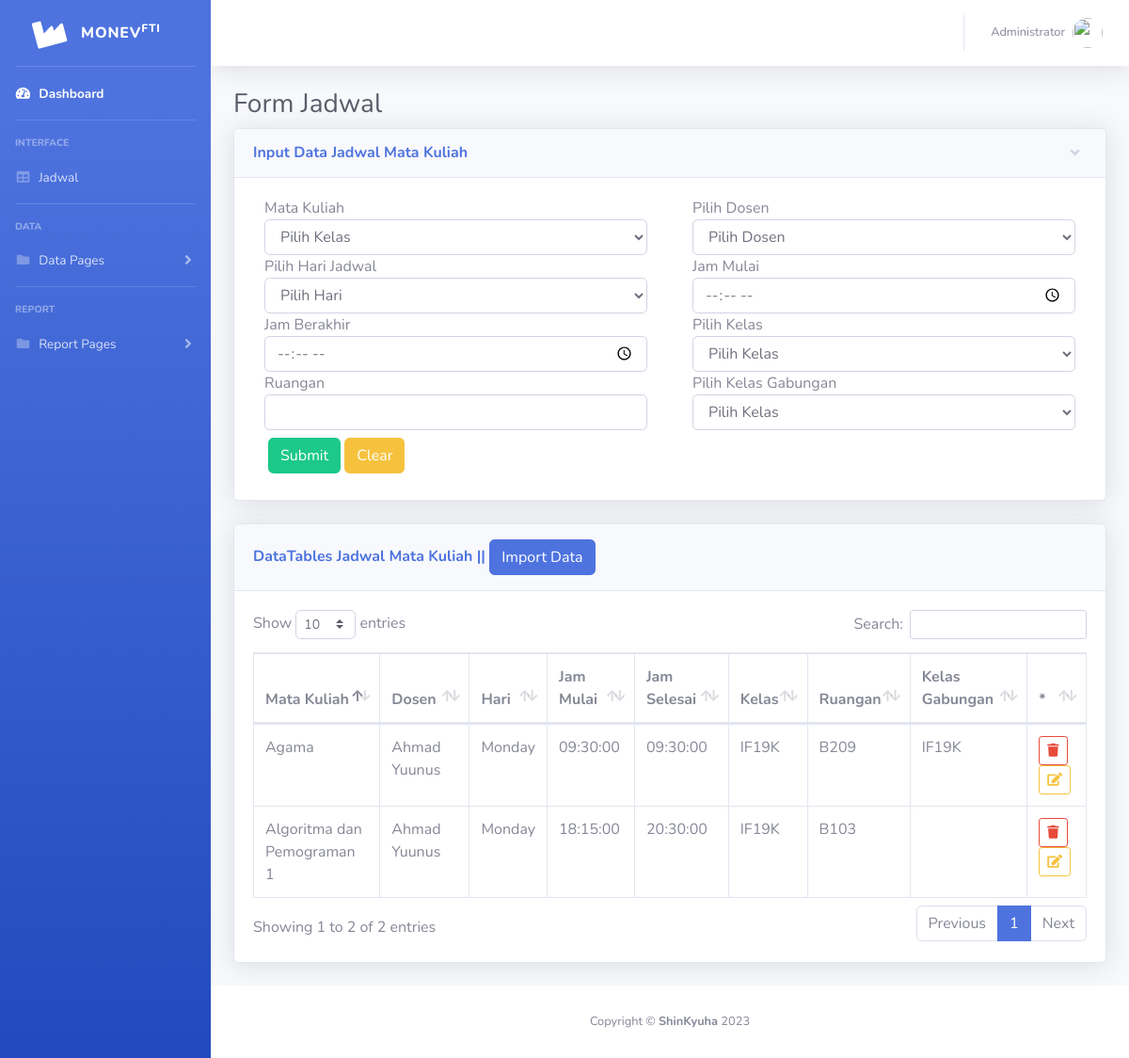
/jadwal.php (signed in), run on the app's committed database.
### tables this page shows
CREATE TABLE `dosen` (
  `ID` int(10) NOT NULL,
  `NIP` varchar(32) NOT NULL,
  `Nama` varchar(100) NOT NULL,
  `Kode_Dosen` varchar(6) NOT NULL
);

CREATE TABLE `jadwal` (
  `ID` int(10) NOT NULL,
  `Kode_MataKuliah` varchar(16) NOT NULL,
  `NIP` varchar(32) NOT NULL,
  `Hari` varchar(10) NOT NULL,
  `Jam_Awal` time NOT NULL,
  `Jam_Akhir` time NOT NULL,
  `Kelas` varchar(6) NOT NULL,
  `Ruang` varchar(6) NOT NULL,
  `Gabungan` varchar(6) NOT NULL
);

CREATE TABLE `matakuliah` (
  `ID` int(10) NOT NULL,
  `Kode_MataKuliah` varchar(16) NOT NULL,
  `Nama_MataKuliah` varchar(100) NOT NULL,
  `SKS` int(2) NOT NULL,
  `Prasyarat` varchar(6) NOT NULL,
  `Semester` int(2) NOT NULL,
  `Jenis_MataKuliah` varchar(100) NOT NULL
);

### config/config.php (called while the page is built, shortened)
<?php
$server = "localhost";
$user = "root";
$password = "";
$nama_database = "simonkbm";
$db = mysqli_connect($server, $user, $password, $nama_database);
function base_url()
{
    return 'http://localhost/tugasakhirrifqi/';
}
function query($query)
{
    global $db;
    $result = mysqli_query($db, $query);
    $rows = [];
    while ($row = mysqli_fetch_assoc($result)) {
        $rows[] = $row;
    }
    return $rows;
}

### jadwal.php (the view, shortened to what this page needs)
<!DOCTYPE html>
<?php
require('config/config.php');
?>
<html lang="en">
<head>
    <link href="assets/vendor/fontawesome-free/css/all.min.css" rel="stylesheet" type="text/css">
    <link href="assets/css/sb-admin-2.min.css" rel="stylesheet">
    <link href="assets/vendor/datatables/dataTables.bootstrap4.min.css" rel="stylesheet">
    <link rel="stylesheet" href="https://cdnjs.cloudflare.com/ajax/libs/bootstrap-select/1.13.18/css/bootstrap-select.min.css" />
</head>
<body id="page-top">
    <div id="wrapper">
        <?php include "sidebar.php"; ?>
        <div id="content-wrapper" class="d-flex flex-column">
            <div id="content">
                <?php include "topbar.php"; ?>
                <div class="container-fluid">
                    <h1 class="h3 mb-2 text-gray-800">Form Jadwal</h1>
                    <div class="card shadow mb-4">
                        <a href="#collapseCardExample" class="d-block card-header py-3" data-toggle="collapse" role="button" aria-expanded="true" aria-controls="collapseCardExample">
                            <h6 class="m-0 font-weight-bold text-primary">Input Data Jadwal Mata Kuliah</h6>
                        </a>
                        <div class="collapse show" id="collapseCardExample">
                            <div class="card-body">
                                <form method="POST" action="">
                                    <div class="row">
                                        <div class="col-md-6">
                                            <div class="col">
                                                Mata Kuliah
                                            </div>
                                            <div class="col">
                                                <select class="form-control selectpicker" name="Kode_MataKuliah" id="Kode_MataKuliah" data-live-search="true" required>
                                                    <option value="">Pilih Kelas</option>
                                                </select>
                                            </div>
                                        </div>
                                        <div class="col-md-6">
                                            <div class="col">
                                                Pilih Dosen
                                            </div>
                                            <div class="col">
                                                <select class="form-control selectpicker" name="NIP" id="NIP" data-live-search="true" required>
                                                    <option value="">Pilih Dosen</option>
                                                </select>
                                            </div>
                                        </div>
                                        <div class="col-md-6">
                                            <div class="col">
                                                Pilih Hari Jadwal
                                            </div>
                                            <div class="col">
                                                <select class="form-control selectpicker" name="Hari" id="Hari" data-live-search="true" required>
                                                    <option value="">Pilih Hari</option>
                                                </select>
                                            </div>
                                        </div>
                                        <div class="col-md-6">
                                            <div class="col">
                                                Jam Mulai
                                            </div>
                                            <div class="col">
                                                <input type="time" class="form-control" id="Jam_Awal" name="Jam_Awal" placeholder="Ex: 1xxx" value="<?= isset($_SESSION['editdata']) == true ? $_SESSION['editdata']['Jam_Awal'] : ''; ?>" required>
                                            </div>
                                        </div>
                                        <div class="col-md-6">
                                            <div class="col">
                                                Jam Berakhir
                                            </div>
                                            <div class="col">
                                                <input type="time" class="form-control" id="Jam_Akhir" name="Jam_Akhir" placeholder="Ex: 1xxx" value="<?= isset($_SESSION['editdata']) == true ? $_SESSION['editdata']['Jam_Akhir'] : ''; ?>" required>
                                            </div>
                                        </div>
                                        <div class="col-md-6">
                                            <div class="col">
                                                Pilih Kelas
                                            </div>
                                            <div class="col">
                                                <select class="form-control selectpicker" name="Kelas" id="Kelas" data-live-search="true" required>
                                                    <option value="">Pilih Kelas</option>
                                                </select>
                                            </div>
                                        </div>
                                        <div class="col-md-6">
                                            <div class="col">
                                                Ruangan
                                            </div>
                                            <div class="col">
                                                <input type="text" class="form-control" id="Ruang" name="Ruang" value="<?= isset($_SESSION['editdata']) == true ? $_SESSION['editdata']['Ruang'] : ''; ?>" required>
                                            </div>
                                        </div>
                                        <div class="col-md-6">
                                            <div class="col">
                                                Pilih Kelas Gabungan
                                            </div>
                                            <div class="col">
                                                <select class="form-control selectpicker" name="Gabungan" id="Gabungan" data-live-search="true">
                                                    <option value="">Pilih Kelas</option>
                                                </select>
                                            </div>
                                        </div>
                                    </div>
                                    <div class="row">
                                        <div class="col-md-6 mx-3 my-2">
                                            <button id="save" name="save" class="btn btn-success">Submit</button>
                                            <button type="reset" id="reset" name="reset" class="btn btn-warning">Clear</button>
                                        </div>
                                    </div>
                                </form>
                            </div>
                        </div>
                    </div>
                    <div class="card shadow mb-4">
                        <div class="card-header py-3">
                            <h6 class="m-0 font-weight-bold text-primary">DataTables Jadwal Mata Kuliah || <button type="button" class="btn btn-primary" data-toggle="modal" data-target="#DetailImportXLSModal">Import Data</button></h6>
                        </div>
                        <div class="card-body">
                            <div class="table-responsive">
                                <table class="table table-bordered" id="dataTable" width="100%" cellspacing="0">
                                    <thead>
                                        <tr>
                                            <th>Mata Kuliah</th>
                                            <th>Dosen</th>
                                            <th>Hari</th>
                                            <th>Jam Mulai</th>
                                            <th>Jam Selesai</th>
                                            <th>Kelas</th>
                                            <th>Ruangan</th>
                                            <th>Kelas Gabungan</th>
                                            <th>*</th>
                                        </tr>
                                    </thead>
                                    <tbody>
                                        <?php
                                        $dataKat = query("SELECT * FROM jadwal INNER JOIN matakuliah ON jadwal.Kode_MataKuliah = matakuliah.Kode_Matakuliah INNER JOIN dosen ON jadwal.NIP = dosen.NIP");
                                        foreach ($dataKat as $row) :
                                        ?>
                                            <tr>
                                                <td><?= $row['Nama_MataKuliah']; ?></td>
                                                <td><?= $row['Nama']; ?></td>
                                                <td><?= $row['Hari']; ?></td>
                                                <td><?= $row['Jam_Awal']; ?></td>
                                                <td><?= $row['Jam_Akhir']; ?></td>
                                                <td><?= $row['Kelas']; ?></td>
                                                <td><?= $row['Ruang']; ?></td>
                                                <td><?= $row['Gabungan']; ?></td>
                                                <td>
                                                    <form action="" method="post">
                                                        <button id="delete" name="delete" class="btn btn-sm btn-outline-danger" onclick="return confirm('Are you sure ?')"><i class="fas fa-trash"></i></button>
                                                        <button id="edit" name="edit" class="btn btn-sm btn-outline-warning"><i class="fas fa-edit"></i></button>
                                                    </form>
                                                </td>
                                            </tr>
                                        <?php
                                        endforeach;
                                        ?>
                                    </tbody>
                                </table>
                            </div>
                        </div>
                    </div>
                </div>
            </div>
            <?php include 'footer.php'; ?>
        </div>
    </div>
</body>
</html>

### sidebar.php (shortened to what this page needs)
<ul class="navbar-nav bg-gradient-primary sidebar sidebar-dark accordion" id="accordionSidebar">
<a class="sidebar-brand d-flex align-items-center justify-content-center" href="index.php">
    <div class="sidebar-brand-icon rotate-n-15">
        <i class="fas fa-industry"></i>
    </div>
    <div class="sidebar-brand-text mx-3">MONEV<sup>FTI</sup></div>
</a>
<hr class="sidebar-divider my-0">
<li class="nav-item active">
    <a class="nav-link" href="<?= base_url() ?>">
        <i class="fas fa-fw fa-tachometer-alt"></i>
        <span>Dashboard</span></a>
    </li>
<?php if ($_SESSION["lvs"] === "Administrator") {?>
<hr class="sidebar-divider">
<div class="sidebar-heading">
    Interface
</div>
<li class="nav-item">
    <a class="nav-link" href="jadwal.php">
        <i class="fas fa-fw fa-table"></i>
        <span>Jadwal</span></a>
</li>
<?php }?>
<?php if ($_SESSION["lvs"] === "Administrator") {?>
<hr class="sidebar-divider">
<div class="sidebar-heading">
    Data
</div>
<li class="nav-item">
    <a class="nav-link collapsed" href="#" data-toggle="collapse" data-target="#collapsePages"
        aria-expanded="true" aria-controls="collapsePages">
        <i class="fas fa-fw fa-folder"></i>
        <span>Data Pages</span>
    </a>
</li>
<hr class="sidebar-divider">
<div class="sidebar-heading">
    Report
</div>
<li class="nav-item">
    <a class="nav-link collapsed" href="#" data-toggle="collapse" data-target="#collapsePagesReport"
        aria-expanded="true" aria-controls="collapsePagesReport">
        <i class="fas fa-fw fa-folder"></i>
        <span>Report Pages</span>
    </a>
</li>
<?php }?>
</ul>

### topbar.php (shortened to what this page needs)
<?php
if ($_SESSION["lvs"]=="Mahasiswa") {
    $a = $_SESSION['usp'];
    $user = query("SELECT Nama As nm FROM mahasiswa WHERE NPM = $a")[0];
    $permis = query("SELECT plotkelas.Status FROM plotkelas WHERE NPM = $a")[0];
} else {
    $a = $_SESSION['usp'];
    $user = query("SELECT Nama AS nm FROM dosen WHERE NIP = '$a'")[0];
}
?>
<nav class="navbar navbar-expand navbar-light bg-white topbar mb-4 static-top shadow">
<ul class="navbar-nav ml-auto">
    <li class="nav-item dropdown no-arrow">
        <a class="nav-link dropdown-toggle" href="#" id="userDropdown" role="button"
            data-toggle="dropdown" aria-haspopup="true" aria-expanded="false">
            <span class="mr-2 d-none d-lg-inline text-gray-600 small"><?php echo $user['nm']; ?></span>
            <img class="img-profile rounded-circle"
                src="assets/img/prof-icon.jpg">
        </a>
    </li>
</ul>
</nav>

### footer.php
<footer class="sticky-footer bg-white">
    <div class="container my-auto">
        <div class="copyright text-center my-auto">
            <span>Copyright &copy; <b>ShinKyuha</b> <?php echo date('Y');?></span>
        </div>
    </div>
</footer>

### data on the page
dosen: Nama "Administrator"
jadwal: matakuliah.Nama_MataKuliah "Agama", dosen.Nama "Ahmad Yuunus", Hari "Monday", Jam_Awal "09:30:00", Jam_Akhir "09:30:00", Kelas "IF19K", Ruang "B209", Gabungan "IF19K"
jadwal: matakuliah.Nama_MataKuliah "Algoritma dan Pemograman 1", dosen.Nama "Ahmad Yuunus", Hari "Monday", Jam_Awal "18:15:00", Jam_Akhir "20:30:00", Kelas "IF19K", Ruang "B103"
